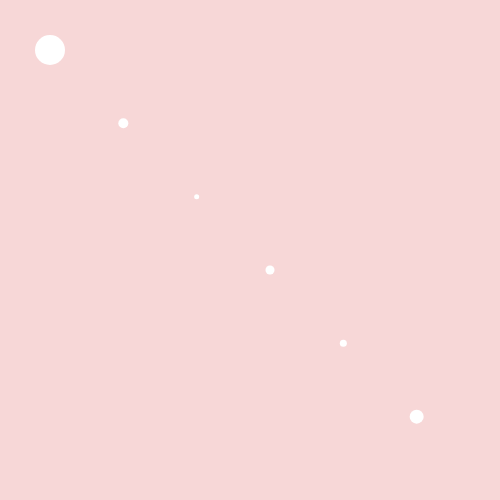
Frame 1 (no input)
Frame 60 (no input): identical to frame 1, image omitted
Frame 120 (the mouse pressed at the canvas centre since frame 60): identical to frame 1, image omitted

The p5.js sketch that drew this single still picture (run headless with seeded random() and noise() and a simulated clock; from frame 60 on, the mouse is pressed at the canvas centre):

// p5.js sketch
// ── sketch.js
var rad = 10;
var rads = [30, 10, 5, 9, 7, 14];

var cols = rads.length / 2;
var rows = 2;

var spacer = 100;

function setup() {
  createCanvas(500, 500);
  background(200, 0, 0, 40);
  noStroke();

  ellipseMode(CENTER)
  spreadGridOne();
  // spreadGridTwo();
  // spreadGridThree();
}

function draw() {}

function spreadGridOne() {
  for (var i = 0; i < rads.length; i++) {
    var x = map(i, 0, rads.length, 50, width - 10);
    var y = map(i, 0, rads.length, 50, height - 10);
    ellipse(x, y, rads[i], rads[i]);
  }
}

function spreadGridTwo() {
  for (var i = 0; i < rads.length; i++) {
    var x, y;
    if (i < rads.length / 2) {
      x = map(i, 0, rads.length / 2, 50, width - 10);
      y = height / 2;
    } else {
      y = height / 4;
      x = map(i, rads.length / 2, rads.length, 50, width - 10);
    }
    ellipse(x, y, rads[i], rads[i]);
  }
}

function spreadGridThree() {
  var gridSize = 30 * rads.length;
  var numItems = width / gridSize;
  console.log(numItems);

  var x, y;
  for (var i = 0; i < rads.length; i++) {
    y = height / 4;
    x = map(i, 0, numItems, 50, width - 10);

    if (i >= numItems) {
      y = y + height / 4;
      x = map(i, numItems, rads.length, 50, width - 10);
    }
    ellipse(x, y, rads[i], rads[i]);
  }
}

//advanced
// function spreadGridFour() {
//   for (var i = 0; i < cols; i++) {
//     for (var j = 0; j < rows; j++) {
//       ellipse(spacer + i * spacer, spacer + j * spacer, ___, ___);
//     }
//   }
// }
